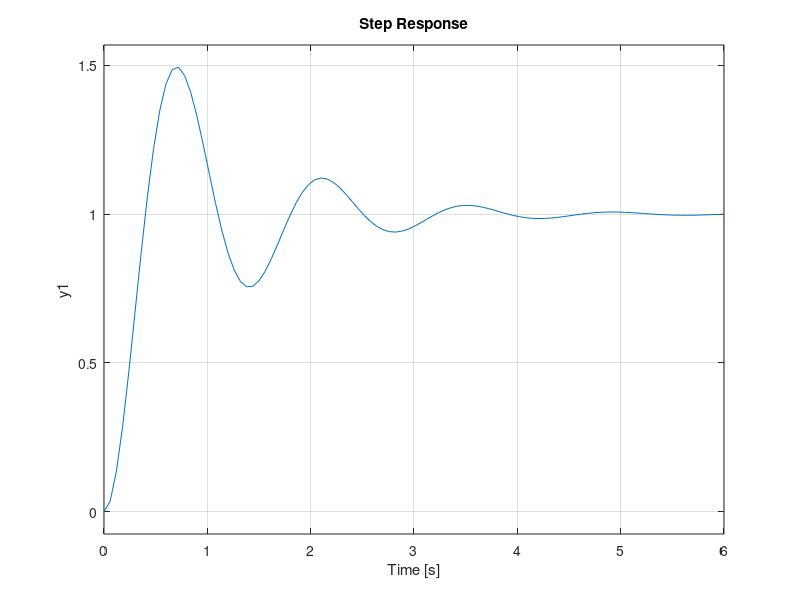

MATLAB code for this plot:
%%%%%%%%%%%%%%% 5.4 %%%%%%%%%%%%%%%%%

numc=[21];
denc=[1 0]; 
sysc = tf(numc,denc);
numg=[1];
deng=[1 2]; 

sysg = tf(numg,deng);
sys_o = series(sysc,sysg);
sys_cl = feedback(sys_o,[1])

step(sys_cl)